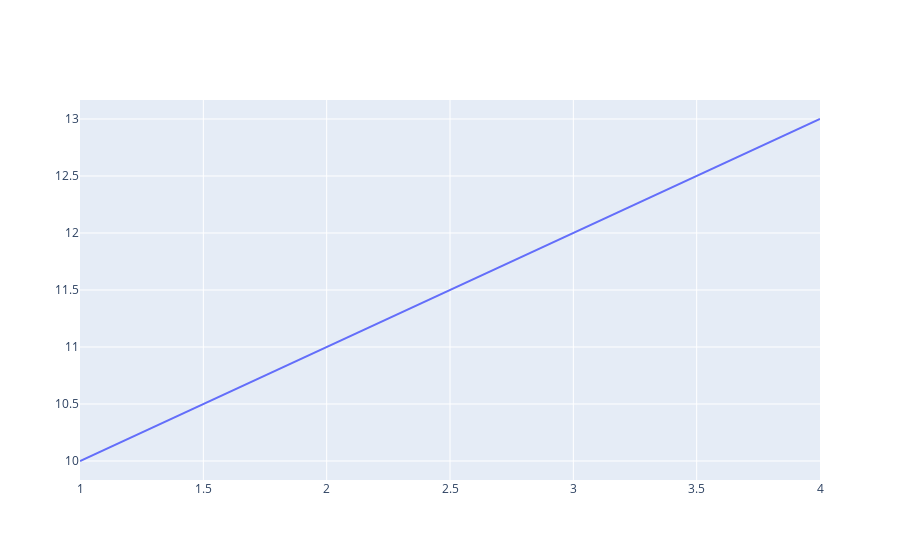

The cell this chart's notebook holds for it:
### Code cell
import plotly.graph_objects as go

# Sample data
x = [1, 2, 3, 4]
y = [10, 11, 12, 13]

# Create a simple figure
fig = go.Figure(data=go.Scatter(x=x, y=y, mode='lines'))

# Show the figure
fig.show()

### Figure 1 — Plotly figure (JSON) as saved in the notebook; plotly's stock layout.template omitted (floating-point values rounded to 4 significant figures)
{"data": [{"mode": "lines", "type": "scatter", "x": [1, 2, 3, 4], "y": [10, 11, 12, 13]}], "layout": {}}
